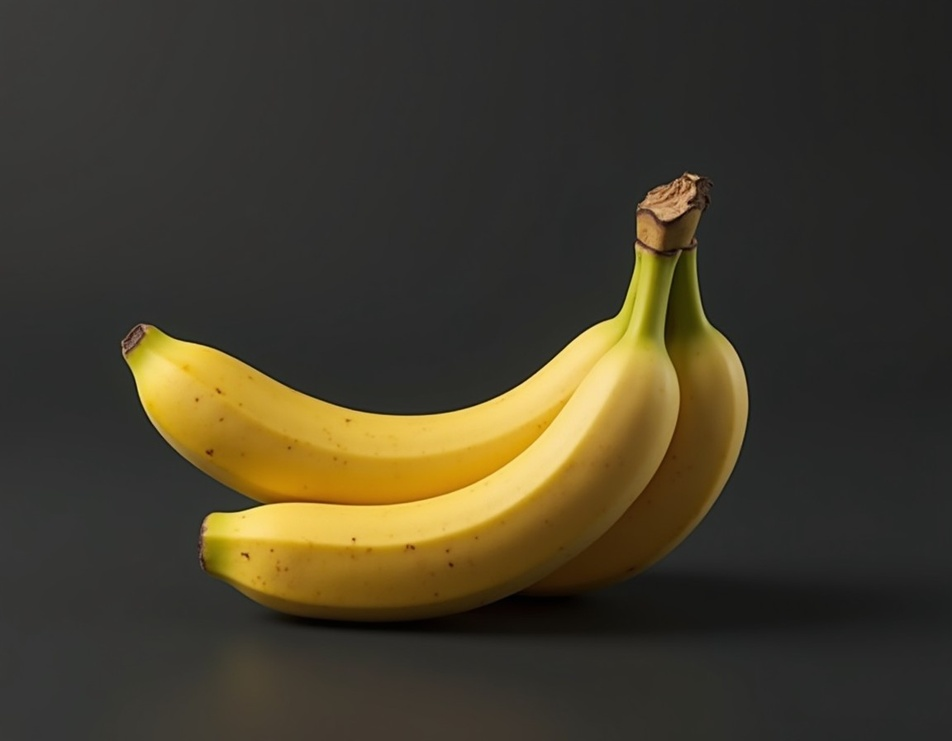
#> input picture platano.jpg, 952 x 741 px, shrunk from 1152 x 896 before the run, found by its file name
$ jupyter execute PDI_TraslacionConDecimalesImagen.ipynb
#> lines starting #> are read from the running program, lines starting #| are printed output that depends on the picture
<a href="https://colab.research.google.com/github/dilp90/PDI/blob/main/PDI_TraslacionConDecimalesImagen.ipynb" target="_parent"></a>

# **Transformación geométrica: Traslación con números decimales de una imagen**

[cell 1]
import cv2
import numpy as np
import matplotlib.pyplot as plt

[cell 2]
# Cargar la imagen en escala de grises
imagen = cv2.imread("/content/platano.jpg", cv2.IMREAD_GRAYSCALE)
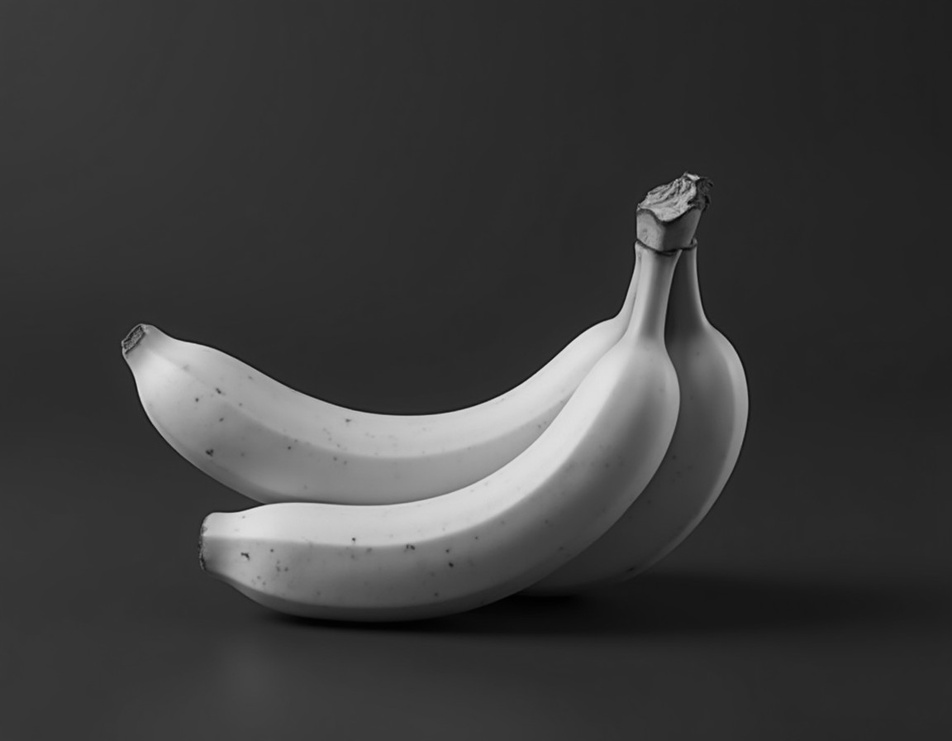
#> imagen: shape (741, 952); min 0, max 227, mean 60.3

# Dimensiones de la imagen
alto, ancho = imagen.shape
#> alto = 741; ancho = 952

[cell 3]
# Definir la matriz de traslación con valores decimales
tx, ty = 100.5, 100.7  # Desplazamiento en X e Y con decimales
M = np.float32([[1, 0, tx], [0, 1, ty]])

# Aplicar la traslación con interpolación
imagen_trasladada = cv2.warpAffine(imagen, M, (ancho, alto), flags=cv2.INTER_LINEAR)
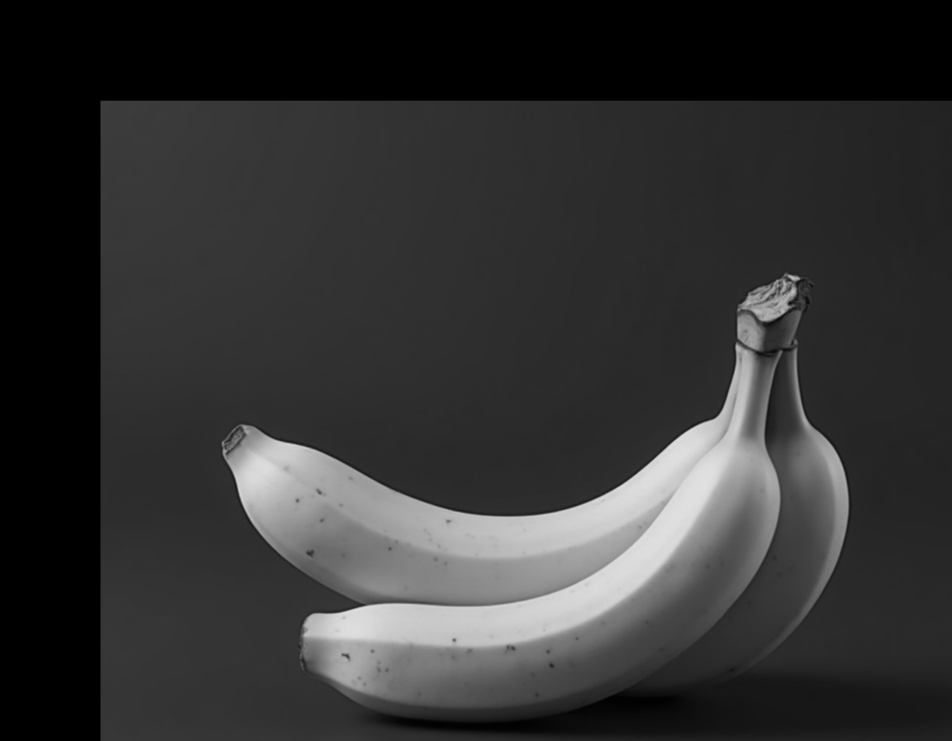
#> imagen_trasladada: shape (741, 952); min 0, max 225, mean 50.3

[cell 4]
# Mostrar imágenes
plt.figure(figsize=(10, 5))
plt.subplot(1, 2, 1)
plt.imshow(imagen, cmap="gray")
plt.title("Imagen Original")
plt.axis("off")

plt.subplot(1, 2, 2)
plt.imshow(imagen_trasladada, cmap="gray")
plt.title("Imagen Trasladada (Decimales)")
plt.axis("off")

plt.show()
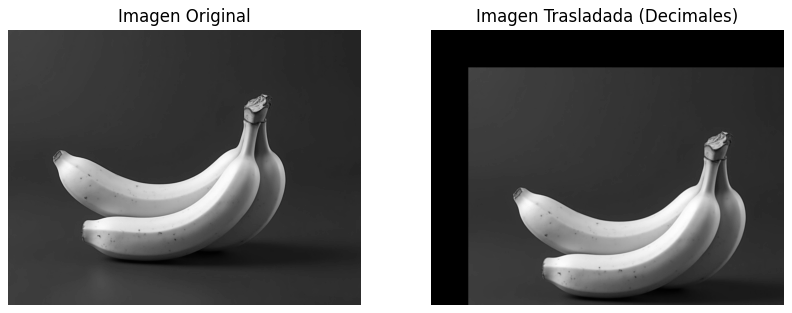
#> figure drawn by matplotlib, 2 panels
